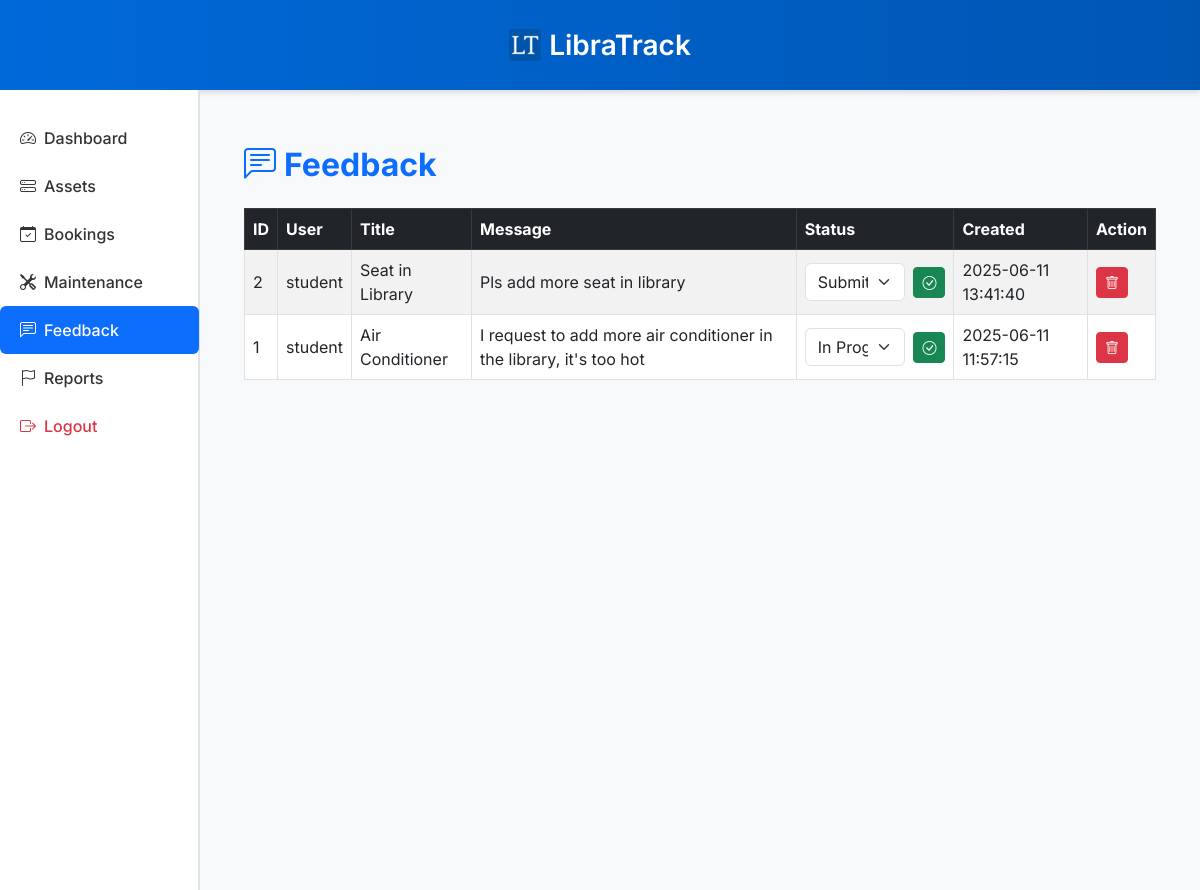
/feedback.php (signed in), run on the app's committed database.
### tables this page shows
CREATE TABLE `feedbacks` (
  `id` int(11) NOT NULL,
  `user_id` int(11) NOT NULL,
  `title` varchar(255) NOT NULL,
  `message` text NOT NULL,
  `status` varchar(50) DEFAULT 'Submitted',
  `created_at` timestamp NOT NULL DEFAULT current_timestamp()
);

CREATE TABLE `users` (
  `id` int(11) NOT NULL,
  `username` varchar(100) NOT NULL,
  `password` varchar(255) NOT NULL,
  `role` enum('admin','student') NOT NULL
);

### feedback.php (the view, shortened to what this page needs)
<?php
include('includes/db.php');
include('includes/layout_start.php');
$user_id = $_SESSION['user_id'];
$role = $_SESSION['role'];
$isAdmin = ($role === 'admin');
$query = $isAdmin ?
    "SELECT f.*, u.username FROM feedbacks f JOIN users u ON f.user_id = u.id ORDER BY f.created_at DESC" :
    "SELECT f.*, u.username FROM feedbacks f JOIN users u ON f.user_id = u.id WHERE f.user_id = $user_id ORDER BY f.created_at DESC";
$feedbacks = $conn->query($query);
?>
<div class="container py-4">
    <h2 class="mb-4 fw-bold text-primary"><i class="bi bi-chat-left-text me-2"></i>Feedback</h2>
    <div class="table-responsive">
        <table class="table table-bordered table-striped table-hover align-middle">
            <thead class="table-dark">
                <tr>
                    <th>ID</th>
                    <th>User</th>
                    <th>Title</th>
                    <th>Message</th>
                    <th>Status</th>
                    <th>Created</th>
                    <?php if ($isAdmin): ?><th>Action</th><?php endif; ?>
                </tr>
            </thead>
            <tbody>
                <?php while ($row = $feedbacks->fetch_assoc()): ?>
                <tr>
                    <td><?= $row['id'] ?></td>
                    <td><?= htmlspecialchars($row['username']) ?></td>
                    <td><?= htmlspecialchars($row['title']) ?></td>
                    <td><?= htmlspecialchars($row['message']) ?></td>
                    <td>
                        <?php if ($isAdmin): ?>
                        <form method="POST" class="d-flex align-items-center">
                            <select name="status" class="form-select me-2">
                                <option value="Submitted" <?= $row['status'] == 'Submitted' ? 'selected' : '' ?>>Submitted</option>
                                <option value="In Progress" <?= $row['status'] == 'In Progress' ? 'selected' : '' ?>>In Progress</option>
                            </select>
                            <button type="submit" class="btn btn-success btn-sm"><i class="bi bi-check-circle"></i></button>
                        </form>
                        <?php else: ?>
                            <?= htmlspecialchars($row['status']) ?>
                        <?php endif; ?>
                    </td>
                    <td><?= $row['created_at'] ?></td>
                    <?php if ($isAdmin): ?>
                    <td>
                        <a href="?delete=<?= $row['id'] ?>" class="btn btn-danger btn-sm" onclick="return confirm('Delete this feedback?')">
                            <i class="bi bi-trash"></i>
                        </a>
                    </td>
                    <?php endif; ?>
                </tr>
                <?php endwhile; ?>
            </tbody>
        </table>
    </div>
</div>
<?php include('includes/layout_end.php'); ?>

### includes/layout_start.php (style rules this page uses)
body { font-family: 'Inter', sans-serif; background-color: #f8f9fa; }

### data on the page
feedbacks: id "2", user.username "student", title "Seat in Library", message "Pls add more seat in library", status "Submitted", created_at "2025-06-11 13:41:40"
feedbacks: id "1", user.username "student", title "Air Conditioner", message "I request to add more air conditioner in the library, it's too hot", status "In Progress", created_at "2025-06-11 11:57:15"
